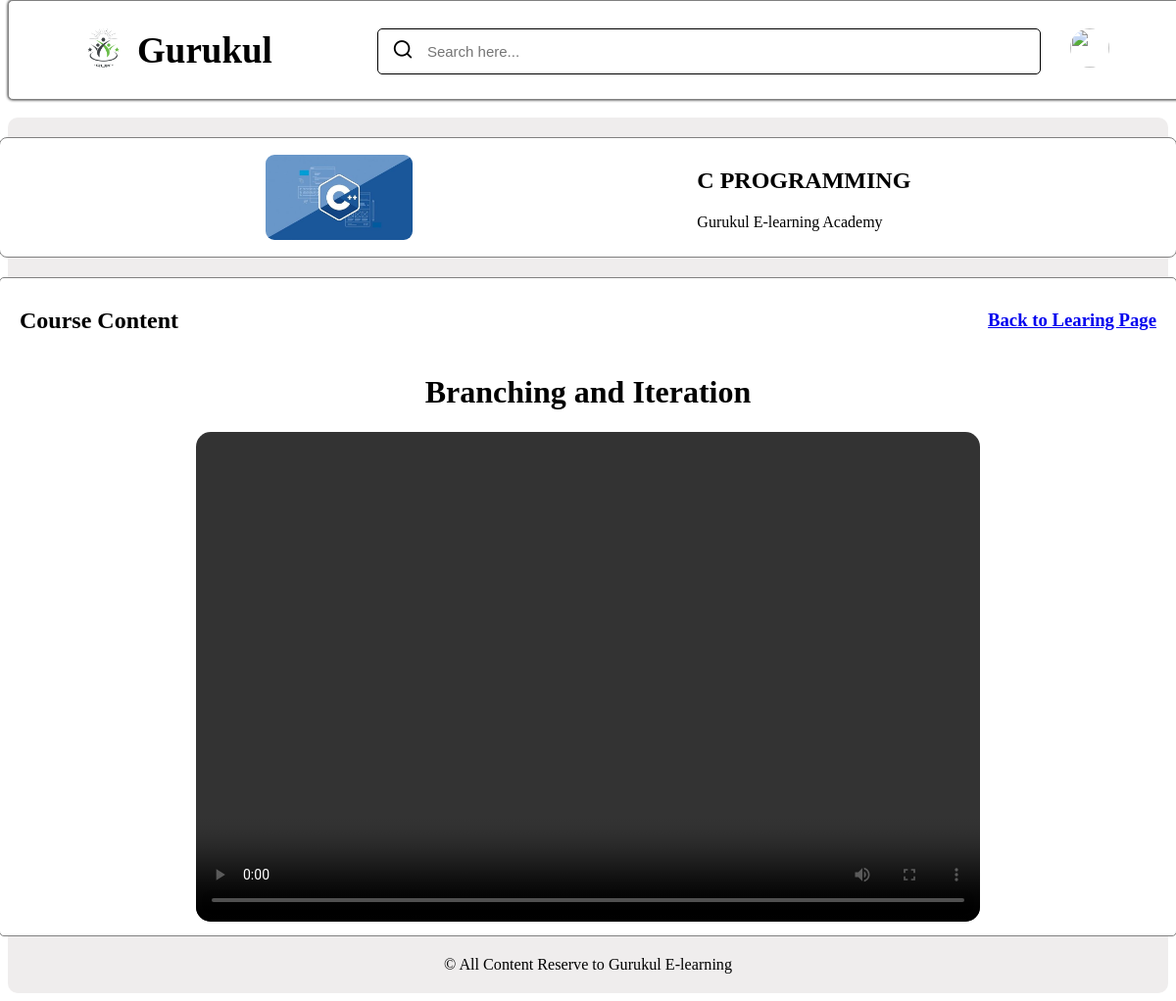
Screenshot of /student/course/mycourse/temp/learingpage2/c-programming with the database file from the repository.
### home/models.py (models this page shows, shortened)
class course(models.Model):
    product_name= models.CharField(max_length=200)
    price =models.CharField(max_length=100)
    img =models.ImageField(upload_to='img')
    duration =models.CharField(max_length=120)
    info= models.TextField()
    button =models.CharField(max_length=100,default="/log")
    teacher_name = models.CharField(max_length=200,null=True)
    rating = models.CharField(max_length=100,null=True)
    level = models.CharField(max_length=200,null=True)
    about_course = models.TextField(null=True)
    chapter1 = models.CharField(max_length=500,null=True)
    video1= models.FileField(upload_to='lecture_video/',null=True,blank=True)
    chapter2 = models.CharField(max_length=500,null=True)
    video2= models.FileField(upload_to='lecture_video/',null=True,blank=True)
    chapter3 = models.CharField(max_length=500,null=True)
    video3= models.FileField(upload_to='lecture_video/',null=True,blank=True)
    chapter4 = models.CharField(max_length=500,null=True)
    video4= models.FileField(upload_to='lecture_video/',null=True,blank=True)
    chapter5 = models.CharField(max_length=500,null=True)
    video5= models.FileField(upload_to='lecture_video/',null=True,blank=True)
    new_slug = AutoSlugField(populate_from='product_name',unique=True,null=True,default=None)

### student/views.py (the view)
# urls.py: path("/course/mycourse/temp/learingpage2/<slug>",views.chapter_video2, name='chapter_video2'),
def chapter_video2(request,slug):
    main= course.objects.filter(new_slug=slug)
    data={
        "main":main
    }
    return render(request,"chapers/chapter2.html",data)

### templates/chapers/chapter2.html (shortened to what this page needs)
<!DOCTYPE html>
<html lang="en">
<head>
    <link rel="stylesheet" href="https://unicons.iconscout.com/release/v4.0.0/css/line.css">
    <link href='https://unpkg.com/boxicons@2.1.4/css/boxicons.min.css' rel='stylesheet'>
</head>
<body>
    <div class="dashboard">
        <div class="top">
            <div class="logo-name">
                <div class="logo-img">
                    <img src="/static/main.logo-1.png" alt="logo">
                </div>
                <span class="logo-n">Gurukul</span>
            </div>
            <div class="search-box">
                <i class="uil uil-search"></i>
                <input type="text" placeholder="Search here...">
            </div>
            <div>
                <img src="{{user.sign_up_table.profile_pic.url}}" alt="">
            </div>
        </div>
    </div>
    <div class="container">
        <div class="course-main">
            <div class="course-card">
                {% for i in main %}
                <div class="course-box">
                    <div class="course-img">
                        <img src="{{i.img.url}}" alt="">
                    </div>
                    <div class="course-name">
                        <h2>{{i.product_name}}</a></h2>
                        <P>Gurukul E-learning Academy</P>
                    </div>
                </div>
                {% endfor %}
            </div>
            <div class="course-content">
                <div class="title">
                    <h2>Course Content</h2>
                    <h3><a href="/student/course/mycourse/temp/python-programming">Back to Learing Page</a></h3>
                </div>
                <div class="main-content">
                    {% for i in main %}
                        <div>
                            <h1>{{i.chapter2}}</h1>
                            <video width="800px" height="500px" controls>
                                <source src="{{i.video2.url}}" type="video/mp4">
                            </video>
                        </div>
                    {% endfor %}
                </div>
            </div>
            <div class="footer">
                <span>&copy; All Content Reserve to Gurukul E-learning </span>
            </div>
        </div>
    </div>
</body>
</html>

### templates/chapers/chapter2.html (style rules this page uses)
.top { border: 1px solid gray; box-shadow: 0 0 3px black; border-radius: 5px; width: 100%; height: 100px; display: flex; justify-content: space-evenly; align-items: center; position: fixed; top: 0px; background-color: white; }
.top .logo-name { display: flex; align-items: center; }
.top .logo-img img { width: 40px; object-fit: cover; border-radius: 50%; }
.top .logo-name .logo-n { font-size: 37px; font-weight: 600; color: var(--text-color); margin-left: 14px; transition: var(--tran-05); }
.top .search-box { position: relative; height: 45px; max-width: 600px; width: 100%; margin: 0 30px; }
.top .search-box input { position: absolute; border: 1px solid black; background-color: white; padding: 0 25px 0 50px; border-radius: 5px; height: 100%; width: 100%; color: black; font-size: 15px; font-weight: 400; outline: none; }
.top .search-box i { position: absolute; left: 15px; font-size: 22px; z-index: 10; top: 50%; transform: translateY(-50%); color: var(--black-light-color); }
.top img { width: 40px; height: 40px; border-radius: 50%; }
.container { margin-top: 120px; background-color: rgba(237, 235, 235, 0.893); border-radius: 10px; display: flex; justify-content: center; }
.course-card { border: 1px solid rgb(249, 246, 246); width: 1200px; background-color: white; border-radius: 8px; margin-top: 20px; padding: 10px 0px; border: 1px solid gray; }
.course-box { display: flex; justify-content: space-evenly; align-items: center; }
.course-img { width: 150px; height: auto; margin-right: 20px; display: flex; justify-content: center; align-items: center; }
.course-img img { width: 100%; border-radius: 9px; }
.course-content { border: 1px solid gray; width: 1200px; background-color: white; border-radius: 5px; margin-top: 20px; padding: 10px 0px; }
.title { display: flex; justify-content: space-between; align-items: center; padding: 0 20px; }
.main-content { display: flex; justify-content: center; align-items: center; text-align: center; }
.main-content h1 { text-align: center; }
.main-content video { border-radius: 15px; }
.footer { text-align: center; margin: 20px; font-size: 1.01rem; }

### rows the page displays
course: img (picture), product_name "C PROGRAMMING", chapter2 "Branching and Iteration"
